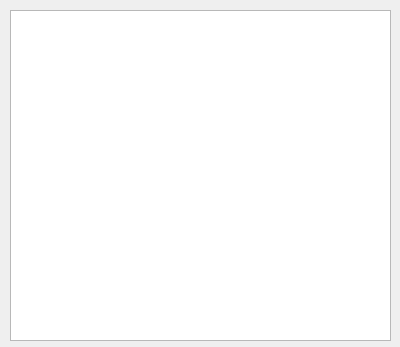
<?xml version="1.0" encoding="UTF-8"?>
<ui version="4.0">
 <class>Dialog</class>
 <widget class="QDialog" name="Dialog">
  <property name="geometry">
   <rect>
    <x>0</x>
    <y>0</y>
    <width>400</width>
    <height>347</height>
   </rect>
  </property>
  <property name="windowTitle">
   <string>Dialog</string>
  </property>
  <widget class="QGraphicsView" name="scene">
   <property name="geometry">
    <rect>
     <x>10</x>
     <y>10</y>
     <width>381</width>
     <height>331</height>
    </rect>
   </property>
  </widget>
 </widget>
 <layoutdefault spacing="6" margin="11"/>
 <resources/>
 <connections/>
</ui>
